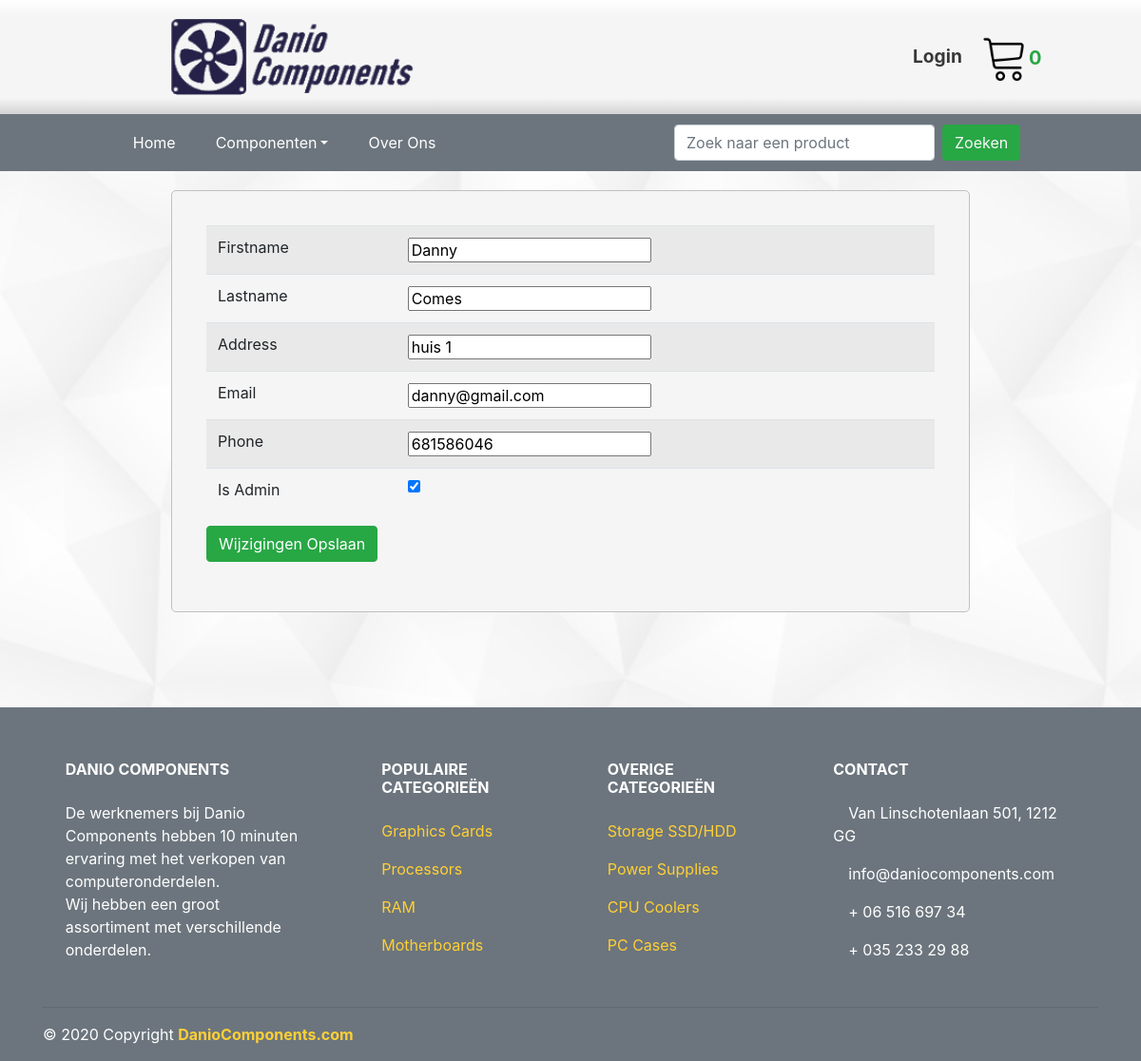
/updateUser.php?user_id=1, run on the app's committed database.
### tables this page shows
CREATE TABLE IF NOT EXISTS `users` (
  `id` int(11) NOT NULL AUTO_INCREMENT,
  `firstname` varchar(45) NOT NULL,
  `lastname` varchar(45) NOT NULL,
  `address` varchar(90) NOT NULL,
  `email` varchar(45) NOT NULL,
  `phone` int(11) NOT NULL,
  `password_hash` varchar(100) NOT NULL,
  `is_admin` int(11) NOT NULL,
  PRIMARY KEY (`id`),
  UNIQUE KEY `id_UNIQUE` (`id`)
);

### updateUser.php (the view, shortened to what this page needs)
<?php
    require_once("database.php");
    $stmt = $con->prepare("SELECT * FROM users WHERE id=?");
    $stmt->bindValue(1, $_GET["user_id"]);
    $stmt->execute();
    $user = $stmt->fetchObject();
?>
<html>
    <head>
        <link rel="stylesheet" href="styleSheet.css">
    </head>
    <body>
        <?php include("header.php") ?>
        <div class="PageContentBg">
            <form method="POST">
                <table class="table table-striped">
                    <tbody>
                        <tr>
                            <td>Firstname</td>
                            <td><input type="text" name="firstname" maxlength="45" value="<?php echo $user->firstname ?>"></td>
                        </tr>
                        <tr>
                            <td>Lastname</td>
                            <td><input type="text" name="lastname" maxlength="45" value="<?php echo $user->lastname ?>"></td>
                        </tr>
                        <tr>
                            <td>Address</td>
                            <td><input type="text" name="address" maxlength="90" value="<?php echo $user->address?>"></td>
                        </tr>
                        <tr>
                            <td>Email</td>
                            <td><input type="text" name="email" maxlength="45" value="<?php echo $user->email ?>"></td>
                        </tr>
                        <tr>
                            <td>Phone</td>
                            <td><input type="number" name="phone" maxlength="11" value="<?php echo $user->phone ?>"></td>
                        </tr>
                        <?php
                            if($_GET["user_id"] != $_SESSION["login"]) {
                                echo "<tr>";
                                echo "<td>Is Admin</td>";
                            }
                            if($user->is_admin == 1) {
                                echo "<td><input type='checkbox' name='is_admin' checked='true'</td>";
                            } else {
                                echo "<td><input type='checkbox' name='is_admin'</td>";
                            }
                            echo "</tr>";
                        ?>
                    </tbody>
                </table>
                <input class=" btn btn-success" type="submit" value="Wijzigingen Opslaan">
            </form>
        </div>
        <?php include("footer.php") ?>
    </body>
</html>

### styleSheet.css (style rules this page uses)
@media only screen { body { background-image: linear-gradient(white, white, rgb(209, 209, 209)); background-image: url("images/background.png"); background-repeat: repeat; background-size: 1000px 1000px; } }
@media only screen { div { user-select: text; } }
@media only screen { .PageContentBg { background-color: whitesmoke; margin-left:15%; margin-top: 20px; margin-bottom: 100px; width:70%; padding:3%; border:solid silver 1px; border-radius: 5px; } }

### data on the page
users: firstname "Danny", lastname "Comes", address "huis 1", email "danny@gmail.com", phone "681586046"

### other printed values
$cartItemAmount "0"
